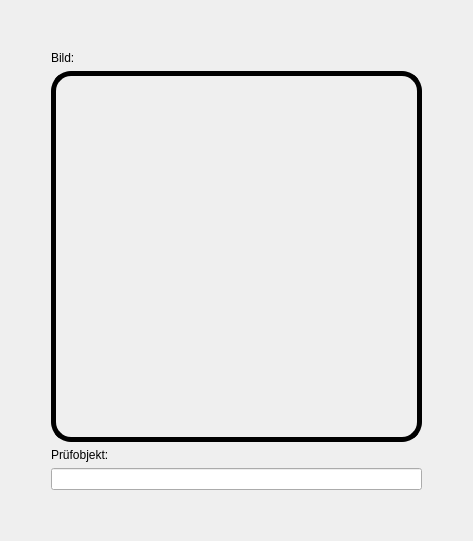
      <widget class="QWidget" name="pruefanweisungAuswahl">
       <layout class="QHBoxLayout" name="horizontalLayout_15">
        <item>
         <spacer name="linksAuswahlSpacer">
          <property name="orientation">
           <enum>Qt::Orientation::Horizontal</enum>
          </property>
          <property name="sizeHint" stdset="0">
           <size>
            <width>40</width>
            <height>20</height>
           </size>
          </property>
         </spacer>
        </item>
        <item>
         <layout class="QVBoxLayout" name="auswahlEditor">
          <item>
           <spacer name="obenAuswahlSpacer">
            <property name="orientation">
             <enum>Qt::Orientation::Vertical</enum>
            </property>
            <property name="sizeHint" stdset="0">
             <size>
              <width>20</width>
              <height>40</height>
             </size>
            </property>
           </spacer>
          </item>
          <item>
           <widget class="QLabel" name="auswahlBildLabel">
            <property name="sizePolicy">
             <sizepolicy hsizetype="Minimum" vsizetype="Preferred">
              <horstretch>0</horstretch>
              <verstretch>0</verstretch>
             </sizepolicy>
            </property>
            <property name="styleSheet">
             <string notr="true">font: 600 20pt &quot;Segoe UI&quot;;</string>
            </property>
            <property name="text">
             <string>Bild:</string>
            </property>
           </widget>
          </item>
          <item>
           <widget class="QPushButton" name="auswahlBildEinfuegen">
            <property name="sizePolicy">
             <sizepolicy hsizetype="Fixed" vsizetype="Fixed">
              <horstretch>0</horstretch>
              <verstretch>0</verstretch>
             </sizepolicy>
            </property>
            <property name="minimumSize">
             <size>
              <width>371</width>
              <height>371</height>
             </size>
            </property>
            <property name="maximumSize">
             <size>
              <width>371</width>
              <height>371</height>
             </size>
            </property>
            <property name="baseSize">
             <size>
              <width>371</width>
              <height>371</height>
             </size>
            </property>
            <property name="cursor">
             <cursorShape>PointingHandCursor</cursorShape>
            </property>
            <property name="styleSheet">
             <string notr="true">QPushButton {
border:5px solid black;
border-radius:20;
width: 371;
height: 371;
}

QPushButton:hover {
	background-color: rgb(50, 50, 50);
}</string>
            </property>
            <property name="text">
             <string/>
            </property>
            <property name="icon">
             <iconset resource="../resources/uiResources.qrc">
              <normaloff>:/icons/assets/icons/Add Image.png</normaloff>:/icons/assets/icons/Add Image.png</iconset>
            </property>
            <property name="iconSize">
             <size>
              <width>96</width>
              <height>96</height>
             </size>
            </property>
           </widget>
          </item>
          <item>
           <widget class="QLabel" name="auswahlPruefobjektLabel">
            <property name="sizePolicy">
             <sizepolicy hsizetype="Minimum" vsizetype="Preferred">
              <horstretch>0</horstretch>
              <verstretch>0</verstretch>
             </sizepolicy>
            </property>
            <property name="styleSheet">
             <string notr="true">font: 600 20pt &quot;Segoe UI&quot;;</string>
            </property>
            <property name="text">
             <string>Prüfobjekt:</string>
            </property>
           </widget>
          </item>
          <item>
           <widget class="QLineEdit" name="auswahlPruefobjektEingeben">
            <property name="sizePolicy">
             <sizepolicy hsizetype="Minimum" vsizetype="Fixed">
              <horstretch>0</horstretch>
              <verstretch>0</verstretch>
             </sizepolicy>
            </property>
            <property name="styleSheet">
             <string notr="true">font: 14pt &quot;Segoe UI&quot;;</string>
            </property>
            <property name="maxLength">
             <number>96</number>
            </property>
           </widget>
          </item>
          <item>
           <spacer name="untenAuswahlSpacer">
            <property name="orientation">
             <enum>Qt::Orientation::Vertical</enum>
            </property>
            <property name="sizeHint" stdset="0">
             <size>
              <width>20</width>
              <height>40</height>
             </size>
            </property>
           </spacer>
          </item>
         </layout>
        </item>
        <item>
         <spacer name="rechtsAuswahlSpacer">
          <property name="orientation">
           <enum>Qt::Orientation::Horizontal</enum>
          </property>
          <property name="sizeHint" stdset="0">
           <size>
            <width>40</width>
            <height>20</height>
           </size>
          </property>
         </spacer>
        </item>
       </layout>
      </widget>
